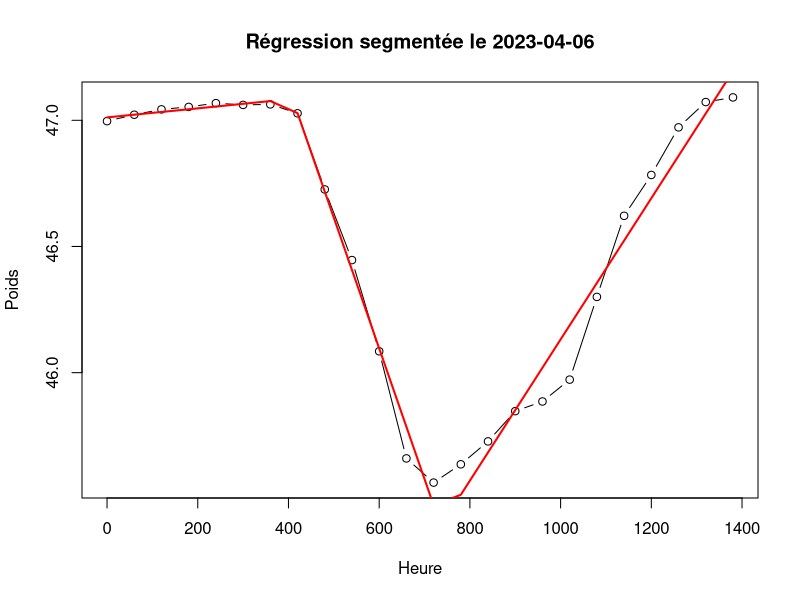
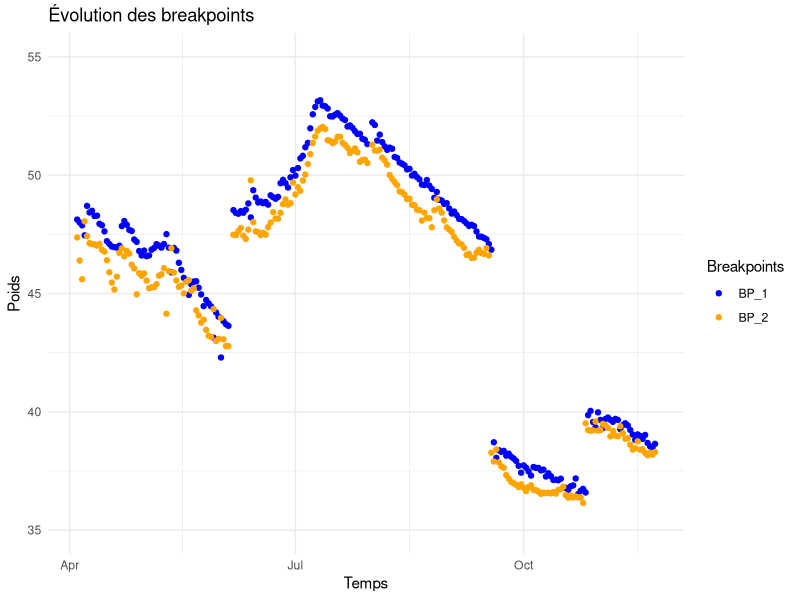

These charts were generated, in order, by the following R code:
library(readxl)
library(segmented)
library(dplyr)
library(ggplot2)

# Charger les données
poids_ruches <- read_excel("BD/Weight_2023_Sica_Confoux.xlsx")
poids_ruches$date <- as.POSIXct(poids_ruches$date,format = "%Y-%m-%d %H:%M:%S")
poids_ruches$heure <- as.numeric(format(poids_ruches$date, "%H")) * 60 + as.numeric(format(poids_ruches$date, "%M"))
poids_ruches$date <- as.Date(poids_ruches$date)
poids_ruches <- poids_ruches %>%
  filter(date >="2023-04-04" & date <= "2023-11-23")

poids_moyen <- data.frame(date = poids_ruches$date, heure = poids_ruches$heure, poids = rowMeans(poids_ruches[, -c(1, ncol(poids_ruches))], na.rm = TRUE)) 


# Initialiser une table vide pour stocker les breakpoints
breakpoints_table <- data.frame(
  date = as.Date(NA),
  BP_1 = character(1), 
  poids_BP_1 = numeric(1), 
  BP_2 = character(1), 
  poids_BP_2 = numeric(1), 
  stringsAsFactors = FALSE
)

jours_erreurs <- list()

for (i in unique(poids_moyen$date)) {
  poids_jour <- subset(poids_moyen, date == i)
  
  modele <- lm(poids ~ heure, data = poids_jour)
  
  modele_seg <- try(segmented(modele, seg.Z = ~heure, psi = c(400,800)), silent = TRUE)
  
  breakpoints <- modele_seg$psi[, "Est."]
  
  # Si on n'a pas obtenu 2 breakpoints, on passe ce jour
  if (length(breakpoints) < 2) {
    message(paste("Moins de 2 breakpoints estimés pour le jour:", i))
    jours_erreurs <<- append(jours_erreurs, as.character(as.Date(i)))
    next
  }
  
  format_time <- function(minutes) {
    hours <- floor(as.integer(minutes) / 60)  # Conversion explicite en entier
    mins <- as.integer(minutes) %% 60        # Conversion explicite en entier
    return(sprintf("%02d:%02d", hours, mins))
  }
  
  
  BP_1_time <- format_time(breakpoints[1])
  BP_2_time <- format_time(breakpoints[2])
  
  ordonnee_1 <- predict(modele_seg, newdata = data.frame(heure = breakpoints[1]))
  ordonnee_2 <- predict(modele_seg, newdata = data.frame(heure = breakpoints[2]))
  
  breakpoints_table <- rbind(
    breakpoints_table, 
    data.frame(
      date = as.Date(i),
      BP_1 = BP_1_time, 
      poids_BP_1 = ordonnee_1, 
      BP_2 = BP_2_time, 
      poids_BP_2 = ordonnee_2
    )
  )
}


test <- subset(poids_moyen, date == "2023-05-06")
modele <- lm(poids ~ heure, data = test)
modele_seg <- segmented(modele, seg.Z = ~heure, npsi = 2)
plot(test$heure, test$poids, type = "b", main = paste("Régression segmentée le 2023-04-06"), xlab = "Heure", ylab = "Poids")
lines(test$heure, predict(modele_seg), col = "red", lwd = 2)

for (i in jours_erreurs) {
  erreur <- subset(poids_moyen, date == i)
  modele <- lm(poids ~ heure, data = erreur)
  modele_seg <- segmented(modele, seg.Z = ~heure, npsi = 1)
  plot(erreur$heure, erreur$poids, type = "b", main = paste("Régression segmentée le", i), xlab = "Heure", ylab = "Poids")
  lines(erreur$heure, predict(modele_seg), col = "red", lwd = 2)
}


ggplot(breakpoints_table) +
  geom_point(aes(x = date, y = poids_BP_1, color = "BP_1"), alpha = 1) +
  geom_point(aes(x = date, y = poids_BP_2, color = "BP_2"), alpha = 1) +
  labs(title = "Évolution des breakpoints", x = "Temps", y = "Poids") +
  scale_y_continuous(limits = c(35, 55)) +
  scale_color_manual(values = c("BP_1" = "blue", "BP_2" = "orange"), name = "Breakpoints") +  
  theme_minimal()
